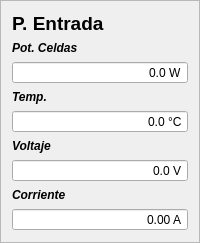
                 <widget class="QFrame" name="frame_9">
                  <property name="frameShape">
                   <enum>QFrame::StyledPanel</enum>
                  </property>
                  <property name="frameShadow">
                   <enum>QFrame::Raised</enum>
                  </property>
                  <layout class="QGridLayout" name="gridLayout_11">
                   <item row="0" column="0">
                    <layout class="QVBoxLayout" name="verticalLayout_9">
                     <item>
                      <widget class="QLabel" name="label_9">
                       <property name="font">
                        <font>
                         <pointsize>14</pointsize>
                         <weight>75</weight>
                         <bold>true</bold>
                        </font>
                       </property>
                       <property name="text">
                        <string>P. Entrada</string>
                       </property>
                      </widget>
                     </item>
                     <item>
                      <widget class="QLabel" name="label_23">
                       <property name="font">
                        <font>
                         <weight>75</weight>
                         <italic>true</italic>
                         <bold>true</bold>
                        </font>
                       </property>
                       <property name="text">
                        <string>Pot. Celdas</string>
                       </property>
                      </widget>
                     </item>
                     <item>
                      <widget class="QDoubleSpinBox" name="doubleSpinBox_13">
                       <property name="alignment">
                        <set>Qt::AlignRight|Qt::AlignTrailing|Qt::AlignVCenter</set>
                       </property>
                       <property name="readOnly">
                        <bool>true</bool>
                       </property>
                       <property name="buttonSymbols">
                        <enum>QAbstractSpinBox::NoButtons</enum>
                       </property>
                       <property name="suffix">
                        <string> W</string>
                       </property>
                       <property name="decimals">
                        <number>1</number>
                       </property>
                       <property name="maximum">
                        <double>10000.000000000000000</double>
                       </property>
                      </widget>
                     </item>
                     <item>
                      <widget class="QLabel" name="label_24">
                       <property name="font">
                        <font>
                         <weight>75</weight>
                         <italic>true</italic>
                         <bold>true</bold>
                        </font>
                       </property>
                       <property name="text">
                        <string>Temp.</string>
                       </property>
                      </widget>
                     </item>
                     <item>
                      <widget class="QDoubleSpinBox" name="doubleSpinBox_14">
                       <property name="alignment">
                        <set>Qt::AlignRight|Qt::AlignTrailing|Qt::AlignVCenter</set>
                       </property>
                       <property name="readOnly">
                        <bool>true</bool>
                       </property>
                       <property name="buttonSymbols">
                        <enum>QAbstractSpinBox::NoButtons</enum>
                       </property>
                       <property name="suffix">
                        <string> °C</string>
                       </property>
                       <property name="decimals">
                        <number>1</number>
                       </property>
                      </widget>
                     </item>
                     <item>
                      <widget class="QLabel" name="label_25">
                       <property name="font">
                        <font>
                         <weight>75</weight>
                         <italic>true</italic>
                         <bold>true</bold>
                        </font>
                       </property>
                       <property name="text">
                        <string>Voltaje</string>
                       </property>
                      </widget>
                     </item>
                     <item>
                      <widget class="QDoubleSpinBox" name="doubleSpinBox_15">
                       <property name="alignment">
                        <set>Qt::AlignRight|Qt::AlignTrailing|Qt::AlignVCenter</set>
                       </property>
                       <property name="readOnly">
                        <bool>true</bool>
                       </property>
                       <property name="buttonSymbols">
                        <enum>QAbstractSpinBox::NoButtons</enum>
                       </property>
                       <property name="suffix">
                        <string> V</string>
                       </property>
                       <property name="decimals">
                        <number>1</number>
                       </property>
                       <property name="maximum">
                        <double>1000.000000000000000</double>
                       </property>
                      </widget>
                     </item>
                     <item>
                      <widget class="QLabel" name="label_26">
                       <property name="font">
                        <font>
                         <weight>75</weight>
                         <italic>true</italic>
                         <bold>true</bold>
                        </font>
                       </property>
                       <property name="text">
                        <string>Corriente</string>
                       </property>
                      </widget>
                     </item>
                     <item>
                      <widget class="QDoubleSpinBox" name="doubleSpinBox_16">
                       <property name="alignment">
                        <set>Qt::AlignRight|Qt::AlignTrailing|Qt::AlignVCenter</set>
                       </property>
                       <property name="readOnly">
                        <bool>true</bool>
                       </property>
                       <property name="buttonSymbols">
                        <enum>QAbstractSpinBox::NoButtons</enum>
                       </property>
                       <property name="suffix">
                        <string> A</string>
                       </property>
                       <property name="maximum">
                        <double>1000.000000000000000</double>
                       </property>
                      </widget>
                     </item>
                    </layout>
                   </item>
                  </layout>
                 </widget>
